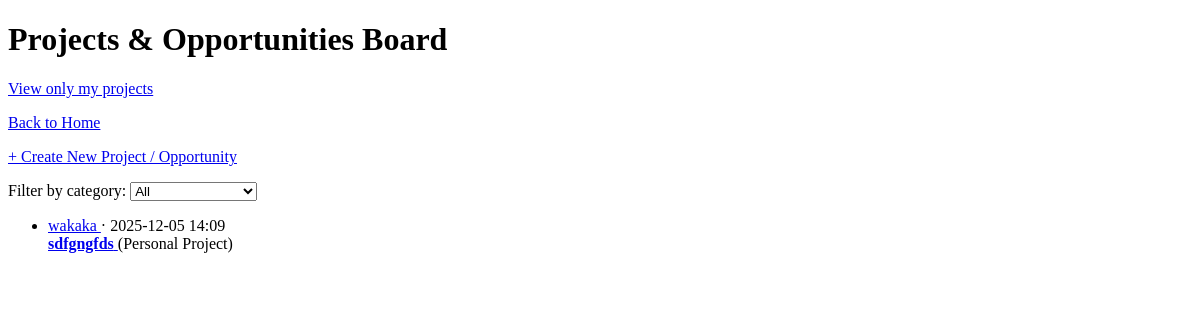
Page /projects (signed in) on the earlier database version.
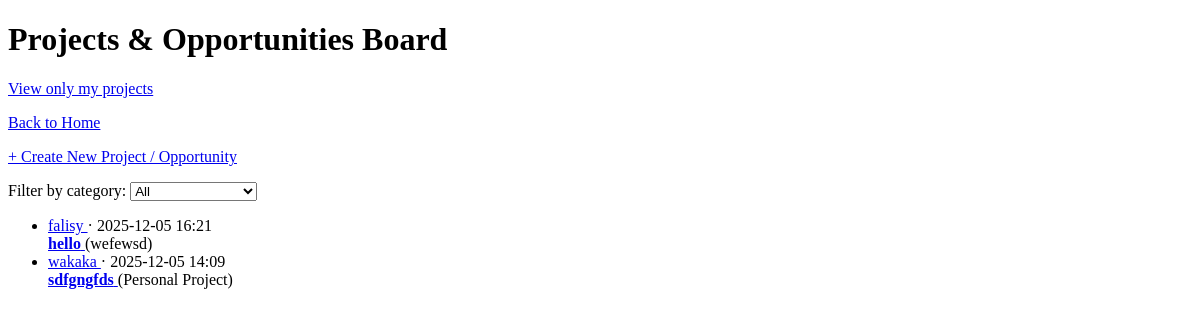
Same page on the later database version.
### main.py (models this page shows)
class Project(db.Model):
    id = db.Column(db.Integer, primary_key=True)
    title = db.Column(db.String(100), nullable=False)
    description = db.Column(db.Text, nullable=False)
    skills_required = db.Column(db.String(200))
    project_type = db.Column(db.String(50))
    owner_id = db.Column(db.Integer, db.ForeignKey('user.id'), nullable=False)
    created_at = db.Column(db.DateTime, default=datetime.utcnow)
    owner = db.relationship('User', backref='projects')

class User(db.Model, UserMixin):
    id = db.Column(db.Integer, primary_key=True)
    username = db.Column(db.String(20), nullable=False, unique=True)
    email = db.Column(db.String(20), nullable=False, unique=True)
    password = db.Column(db.String(80), nullable=False)
    role = db.Column(db.String(10), nullable=False)  # 'student' or 'mentor'

### main.py (the view)
@app.route('/projects')
@login_required
def project_list():
    selected_category = request.args.get('category', 'All')
    query = Project.query
    if selected_category == 'All':
        pass
    elif selected_category == 'Other':
        query = query.filter(Project.project_type.notin_(BASE_PROJECT_CATEGORIES))
    else:
        query = query.filter_by(project_type=selected_category)
    projects = query.order_by(Project.created_at.desc()).all()
    return render_template(
        'projects.html',
        projects=projects,
        selected_category=selected_category
    )

### main.py (called while the page is built)
@login_manager.user_loader
def load_user(user_id):
    return User.query.get(int(user_id))

### templates/projects.html (shortened to what this page needs)
<!DOCTYPE html>
<html lang="en">
<head>
</head>
<body>
    {% if mine %}
        <h1>My Projects & Opportunities</h1>
        <p><a href="{{ url_for('project_list') }}">View all projects</a></p>
    {% else %}
        <h1>Projects & Opportunities Board</h1>
        <p><a href="{{ url_for('my_projects') }}">View only my projects</a></p>
    {% endif %}
    <p><a href="{{ url_for('home') }}">Back to Home</a></p>
    <p><a href="{{ url_for('create_project') }}">+ Create New Project / Opportunity</a></p>
    <form method="get">
        <label for="category">Filter by category:</label>
        <select name="category" id="category" onchange="this.form.submit()">
            <option value="All" {% if selected_category == 'All' %}selected{% endif %}>All</option>
        </select>
    </form>
    {% if projects %}
        <ul>
            {% for project in projects %}
                <li>
                    <div>
                        <a href="{{ url_for('view_user', user_id=project.owner.id) }}">
                            {{ project.owner.username }}
                        </a>
                        · {{ project.created_at.strftime('%Y-%m-%d %H:%M') }}
                    </div>
                    <a href="{{ url_for('project_detail', project_id=project.id) }}">
                        <strong>{{ project.title }}</strong>
                    </a>
                    {% if project.project_type %}
                        ({{ project.project_type }})
                    {% endif %}
                </li>
            {% endfor %}
        </ul>
    {% else %}
        <p>No projects found for this category.</p>
    {% endif %}
</body>
</html>

Differences in the rows shown:
added Project: owner.username "falisy", created_at "2025-12-05 16:21", title "hello", project_type "wefewsd"
